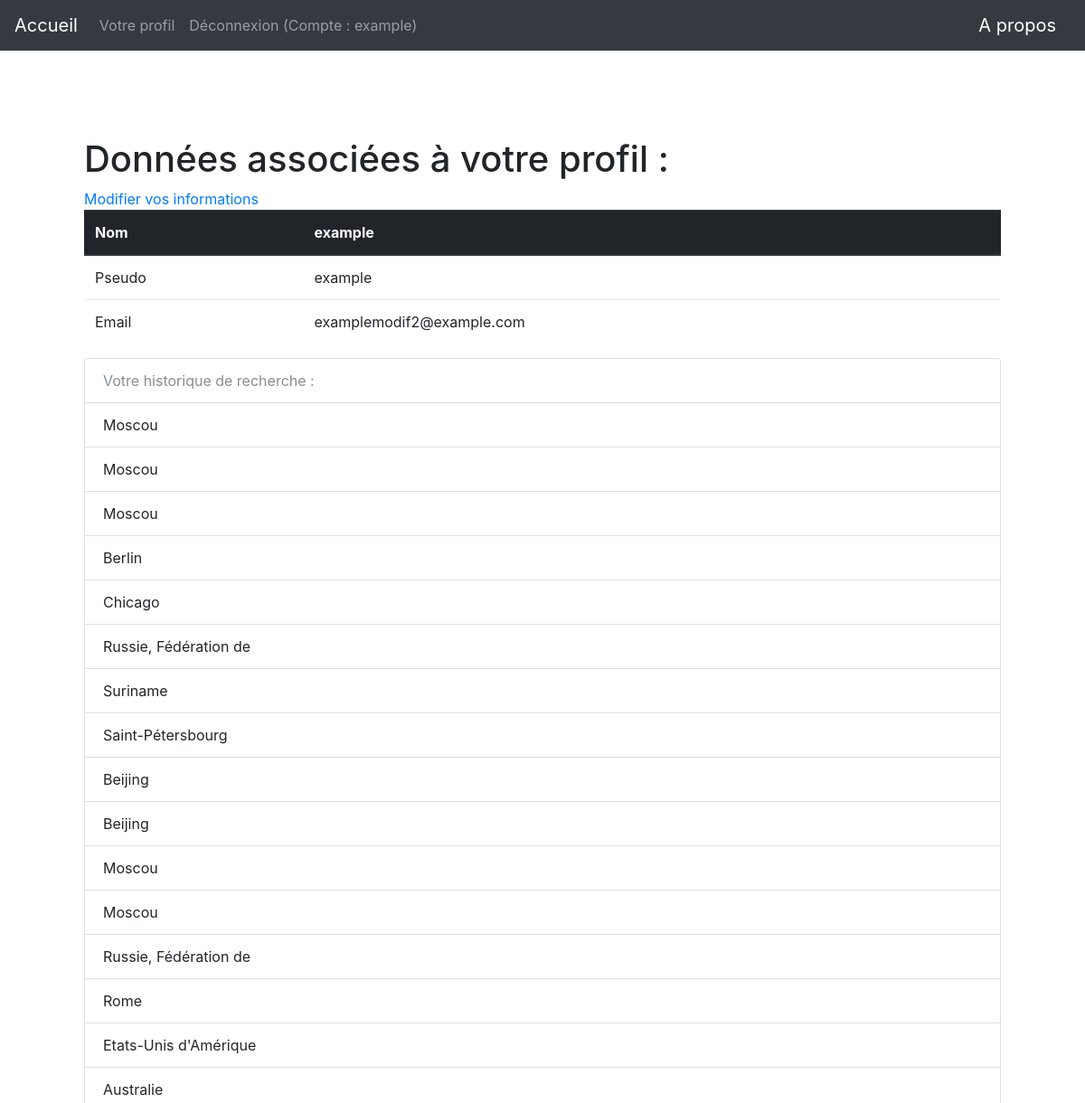
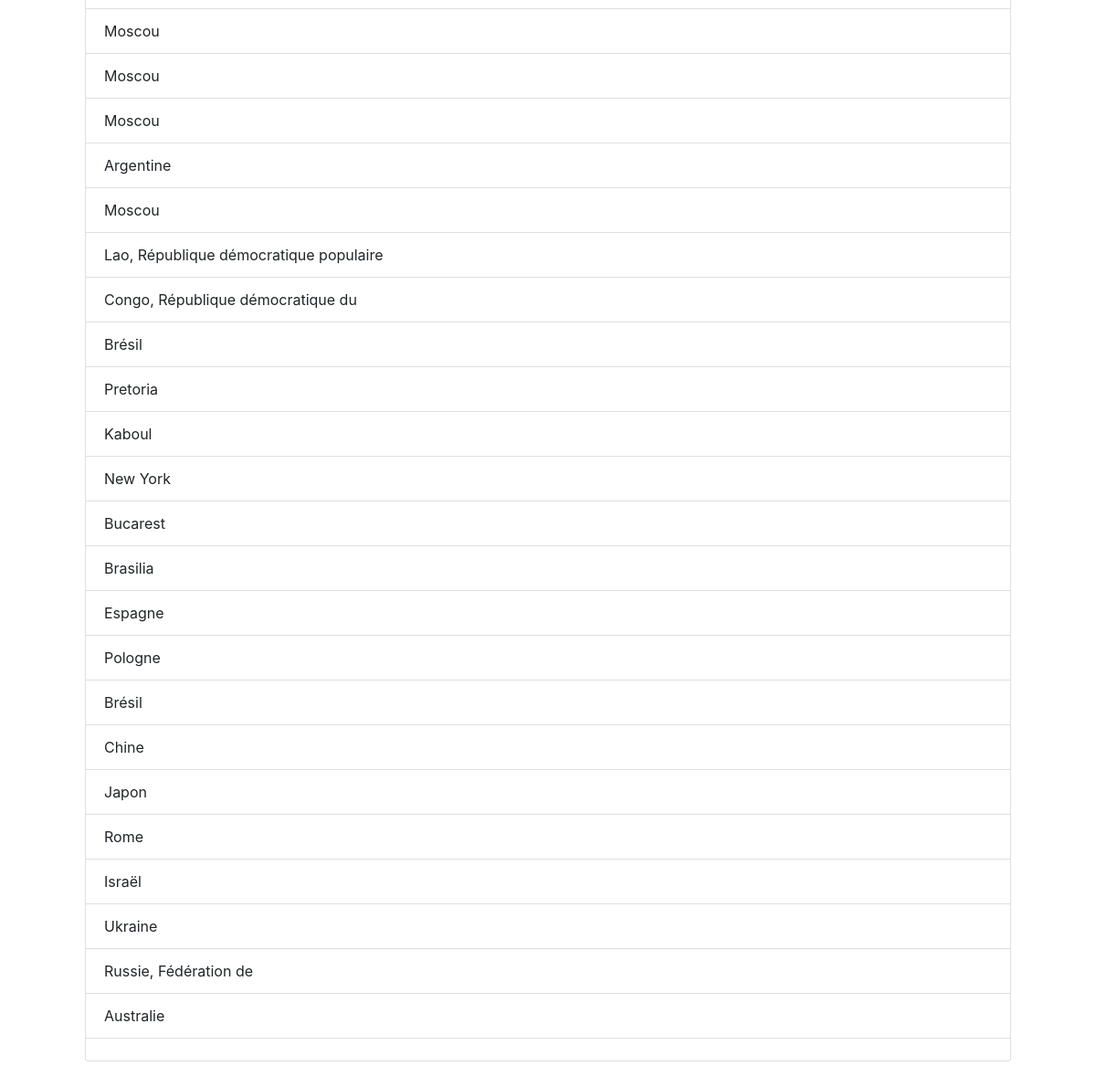
Page /profil (signed in) on the committed database (2 pictures, top to bottom).
### app/modeles/utilisateurs.py (models this page shows, shortened)
class User(UserMixin, users.Model):
    user_id = users.Column(users.Integer, unique=True, nullable=False, primary_key=True, autoincrement=True)
    user_nom = users.Column(users.Text, nullable=False)
    user_login = users.Column(users.String(45), nullable=False, unique=True)
    user_email = users.Column(users.Text, nullable=False)
    user_password = users.Column(users.String(100), nullable=False)
    user_historique = users.Column(users.String(1000))

### app/routes.py (the view)
@app.route("/profil")
@login_required
def profil():
    histo_user = current_user.user_historique
    if histo_user is None:
        histo = "Vous n'avez pas d'historique de recherche"
        pas_histo = True
    else:
        histo = current_user.user_historique.split(";")
        pas_histo = False
    return render_template("profil.html", current_user=current_user, histo=histo, pas_histo=pas_histo)

### app/modeles/utilisateurs.py (called while the page is built)
@login.user_loader
def trouver_utilisateur_via_id(identifiant):
    return User.query.get(int(identifiant))

### app/templates/profil.html (shortened to what this page needs)
{% extends "base.html" %}
{% block body %}
<h1>Données associées à votre profil :</h1>
<a href="{{url_for('modification')}}">Modifier vos informations</a>
<table class="table">
    <thead class="thead-dark">
      <tr>
        <th scope="col">Nom</th>
        <th scope="col">{{current_user.user_nom}}</th>
      </tr>
    </thead>
    <tbody>
        <tr>
            <td>Pseudo</td>
            <td>{{current_user.user_login}}</td>
        </tr>
        <tr>
            <td>Email</td>
            <td>{{current_user.user_email}}</td>
        </tr>
    </tbody>
  </table>
    {% if pas_histo == True %}
    <ul class="list-group">
    <li class="list-group-item disabled">Votre historique de recherche :</li>
      <li class="list-group-item">{{histo}}</li>
    </ul>
    {% else %}
  <ul class="list-group">
    <li class="list-group-item disabled">Votre historique de recherche :</li>
    {% for element in histo %}
      <li class="list-group-item">{{element}}</li>
    {% endfor %}
      {% endif %}
  </ul>
{% endblock %}

### app/templates/base.html (shortened to what this page needs)
<!DOCTYPE html>
<html lang="fr">
    <head>
        {% include "css.html" %}
    </head>
    <nav class="navbar navbar-expand-md navbar-dark bg-dark justify-content-between">
        <a class="navbar-brand" href="{{ url_for('accueil') }}">Accueil</a>
        <ul class="navbar-nav mr-auto">
            {% if not current_user.is_authenticated %}
              <li class="nav-item">
                <a class="nav-link" href="{{url_for("inscription")}}">Inscription</a>
              </li>
              <li class="nav-item">
                <a class="nav-link" href="{{url_for("connexion")}}">Connexion</a>
              </li>
            {% else %}
            <li class="nav-item">
              <a class="nav-link" href="{{url_for("profil")}}">Votre profil</a>
            </li>
              <li class="nav-item">
                <a class="nav-link" href="{{url_for("deconnexion")}}">Déconnexion (Compte : {{current_user.user_nom}})</a>
              </li>
            {% endif %}
        </ul>
        <a class="navbar-brand" href="{{ url_for('a_propos') }}">A propos</a>
    </nav>
     <body class="body">
        <div class="container">
            <div class="card border-0 shadow my-5">
              <div class="card-body p-5">
                {% block body %}
                {% endblock %}
              </div>
            </div>
          </div>
    </body>
</html>

### rows in the picture
User: user_nom "example", user_login "example", user_email "examplemodif2@example.com"

### other values in the picture
{{ element }} "Moscou" "Moscou" "Moscou" "Berlin" "Chicago" "Russie, Fédération de" "Suriname" "Saint-Pétersbourg" "Beijing" "Beijing" "Moscou" "Moscou" "Russie, Fédération de" "Rome" "Etats-Unis d'Amérique" "Australie" "Moscou" "Moscou" "Moscou" "Argentine" "Moscou" "Lao, République démocratique populaire" "Congo, République démocratique du" "Brésil" "Pretoria" "Kaboul" "New York" "Bucarest" "Brasilia" "Espagne" "Pologne" "Brésil" "Chine" "Japon" "Rome" "Israël" "Ukraine" "Russie, Fédération de" "Australie"
